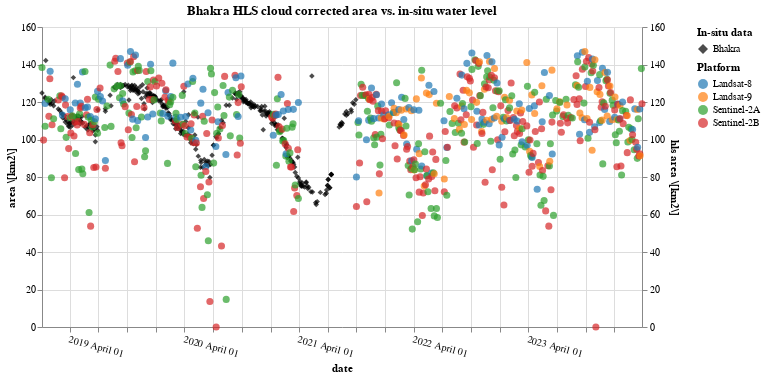

Write notebook code for a chart like this one.
### Code cell
sat_df.rename({
    'platform': 'Platform'
}, axis=1, inplace=True)
sat_chart = alt.Chart(sat_df.reset_index()).mark_point(filled=True, size=50).encode(
    x=alt.X(r'date:T', axis=alt.Axis(format="%Y %B %d", labelAngle=15)),
    y=alt.Y(r'hls area \[km2\]:Q'),
    color=alt.Color(r'Platform:O').scale(scheme='category10')
).properties(
    width=600
)

# insitu_df.rename({
#     'water_level (m)': 'Water Level (m)'
# }, axis=1, inplace=True)
insitu_df['In-situ data'] = f'{res_names[reservoir]}'
insitu_chart = alt.Chart(insitu_df['2019':'2024'].reset_index()).mark_point(filled=True).encode(
    x=alt.X(r'date:T'), y=alt.Y(r'area \[km2\]:Q'), 
    shape=alt.Shape('In-situ data:N').scale(range=['diamond']), 
    color=alt.Color('In-situ data:N').scale(range=['black']), 
).properties(
    width=600,
    title=f'{res_names[reservoir]} HLS cloud corrected area vs. in-situ water level',
)
# insitu_df.rename({
#     'water_level (m)': 'Water Level (m)'
# }, axis=1, inplace=True)
# insitu_df['In-situ data'] = f'{res_names[reservoir]}'
# insitu_chart = alt.Chart(insitu_df['2019':'2024'].reset_index()).mark_point(filled=True).encode(
#     x=alt.X(r'date:T'), y=alt.Y('Water Level (m):Q').scale(domain=[70, 90], clamp=True), 
#     shape=alt.Shape('In-situ data:N').scale(range=['diamond']), 
#     color=alt.Color('In-situ data:N').scale(range=['black']), 
# ).properties(
#     width=600,
#     title=f'{res_names[reservoir]} HLS cloud corrected area vs. in-situ water level',
# )

alt.layer(insitu_chart, sat_chart).resolve_scale(y='independent', color='independent').resolve_legend(color='independent', shape='independent')

### Figure 1 — Vega-Lite specification as saved in the notebook (floating-point values rounded to 4 significant figures; data arrays with more than 128 entries replaced by an {"elided": "..."} marker saying what was removed)
{"config": {"view": {"continuousWidth": 300, "continuousHeight": 300}}, "layer": [{"data": {"name": "data-7b7b22fe7cadeb86e365dbfe1489b575"}, "mark": {"type": "point", "filled": true}, "encoding": {"color": {"field": "In-situ data", "scale": {"range": ["black"]}, "type": "nominal"}, "shape": {"field": "In-situ data", "scale": {"range": ["diamond"]}, "type": "nominal"}, "x": {"field": "date", "type": "temporal"}, "y": {"field": "area \\[km2\\]", "type": "quantitative"}}, "title": "Bhakra HLS cloud corrected area vs. in-situ water level"}, {"data": {"name": "data-4617ebb0595210368329825d74b98705"}, "mark": {"type": "point", "filled": true, "size": 50}, "encoding": {"color": {"field": "Platform", "scale": {"scheme": "category10"}, "type": "ordinal"}, "x": {"axis": {"format": "%Y %B %d", "labelAngle": 15}, "field": "date", "type": "temporal"}, "y": {"field": "hls area \\[km2\\]", "type": "quantitative"}}}], "resolve": {"legend": {"color": "independent", "shape": "independent"}, "scale": {"color": "independent", "y": "independent"}}, "width": 600, "$schema": "https://vega.github.io/schema/vega-lite/v5.17.0.json", "datasets": {"data-7b7b22fe7cadeb86e365dbfe1489b575": {"elided": "331 records"}, "data-4617ebb0595210368329825d74b98705": {"elided": "1011 records"}}}
